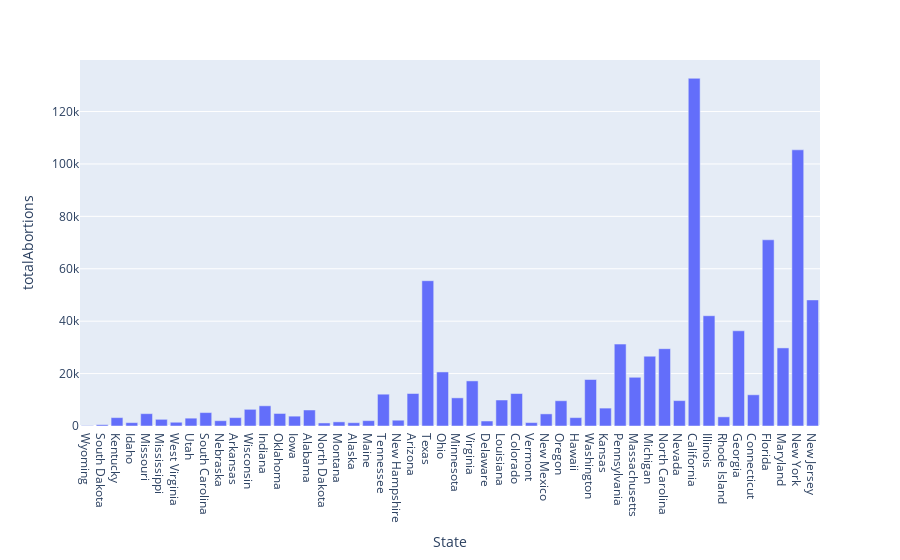

The cell this chart's notebook holds for it:
### Code cell
fig = px.bar(AbVolume_df, x = "State", y = "totalAbortions")
# fig_bar.update_layout(
#     xaxis = dict(
#     tickmode = 'array',
#     tick0 = 0.2,
# #     dtick = 1   
#  )
# )

import plotly.io as pio
pio.write_image(fig, "/Users/petergunn/Banning-The-Bortions/Resources/PlotlyBar.png", format='png')
fig.show()

### Figure 1 — Plotly figure (JSON) as saved in the notebook; plotly's stock layout.template omitted (floating-point values rounded to 4 significant figures)
{"data": [{"alignmentgroup": "True", "hovertemplate": "State=%{x}<br>totalAbortions=%{y}<extra></extra>", "legendgroup": "", "marker": {"color": "#636efa", "pattern": {"shape": ""}}, "name": "", "offsetgroup": "", "orientation": "v", "showlegend": false, "textposition": "auto", "type": "bar", "x": ["Wyoming", "South Dakota", "Kentucky", "Idaho", "Missouri", "Mississippi", "West Virginia", "Utah", "South Carolina", "Nebraska", "Arkansas", "Wisconsin", "Indiana", "Oklahoma", "Iowa", "Alabama", "North Dakota", "Montana", "Alaska", "Maine", "Tennessee", "New Hampshire", "Arizona", "Texas", "Ohio", "Minnesota", "Virginia", "Delaware", "Louisiana", "Colorado", "Vermont", "New Mexico", "Oregon", "Hawaii", "Washington", "Kansas", "Pennsylvania", "Massachusetts", "Michigan", "North Carolina", "Nevada", "California", "Illinois", "Rhode Island", "Georgia", "Connecticut", "Florida", "Maryland", "New York", "New Jersey"], "xaxis": "x", "y": [140, 500, 3200, 1290, 4710, 2550, 1430, 2990, 5120, 2020, 3200, 6360, 7710, 4780, 3760, 6110, 1160, 1580, 1260, 2040, 12140, 2210, 12400, 55440, 20630, 10740, 17210, 1900, 9920, 12390, 1300, 4620, 9640, 3200, 17740, 6830, 31260, 18590, 26630, 29500, 9690, 132680, 42080, 3500, 36330, 11910, 71050, 29800, 105380, 48110], "yaxis": "y"}], "layout": {"barmode": "relative", "legend": {"tracegroupgap": 0}, "margin": {"t": 60}, "xaxis": {"anchor": "y", "domain": [0, 1], "title": {"text": "State"}}, "yaxis": {"anchor": "x", "domain": [0, 1], "title": {"text": "totalAbortions"}}}}
